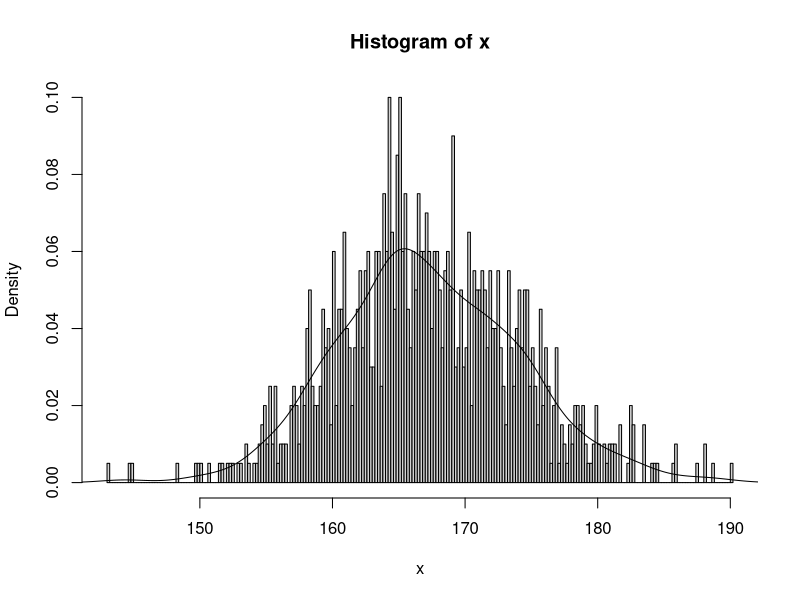
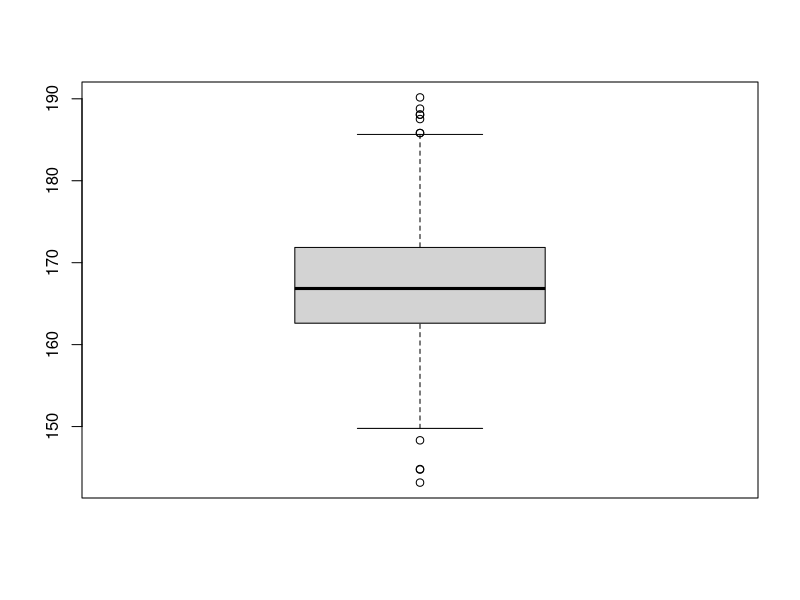
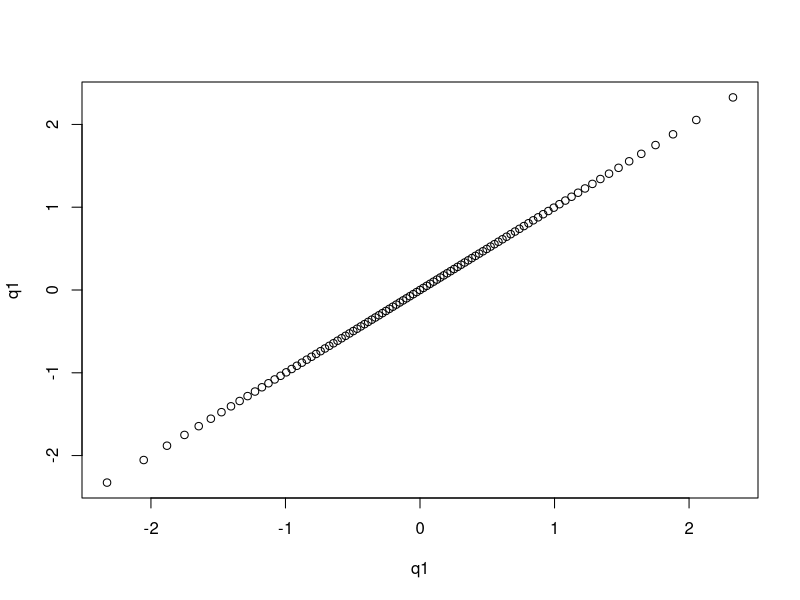
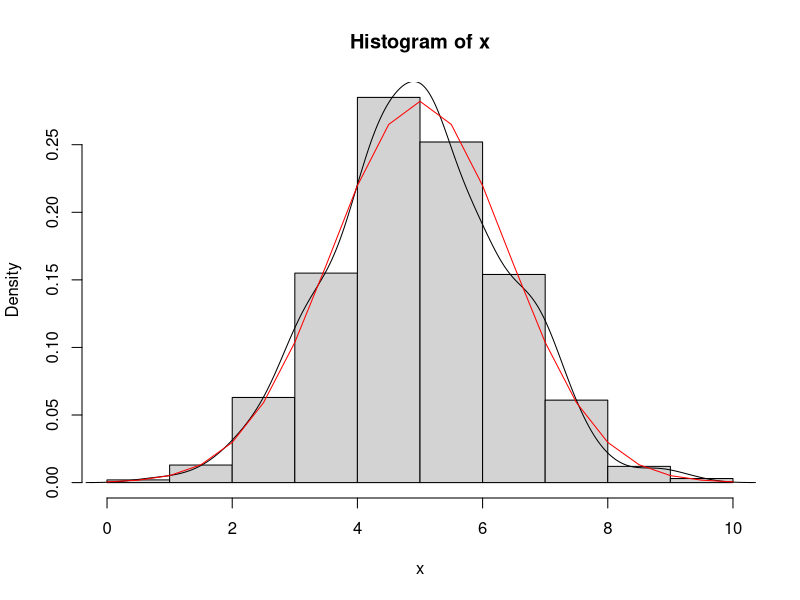
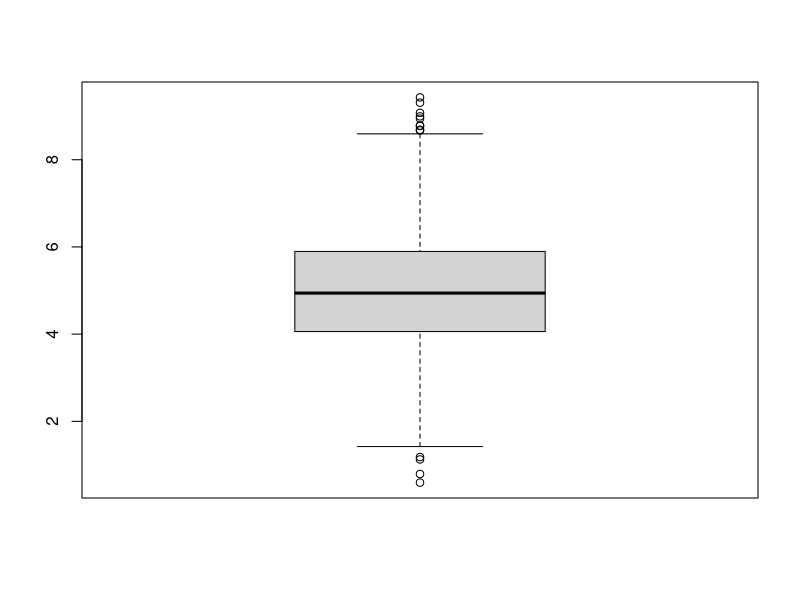
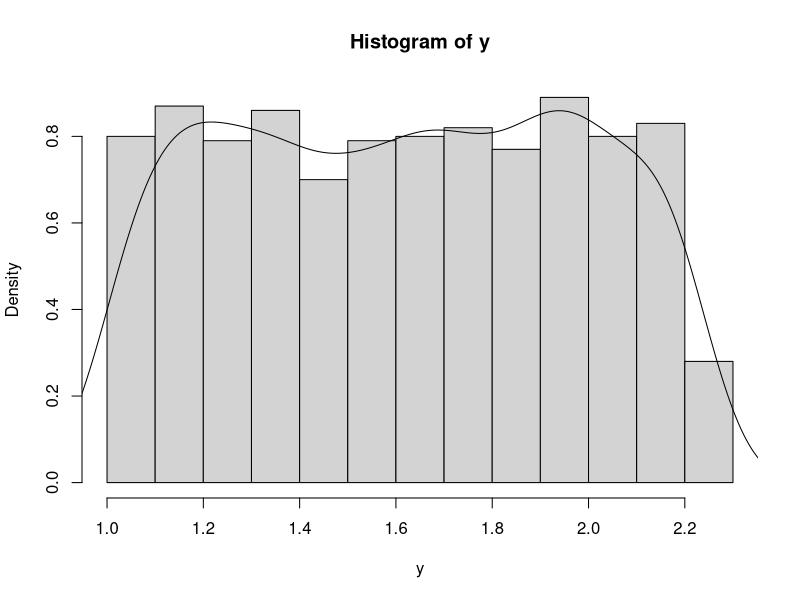
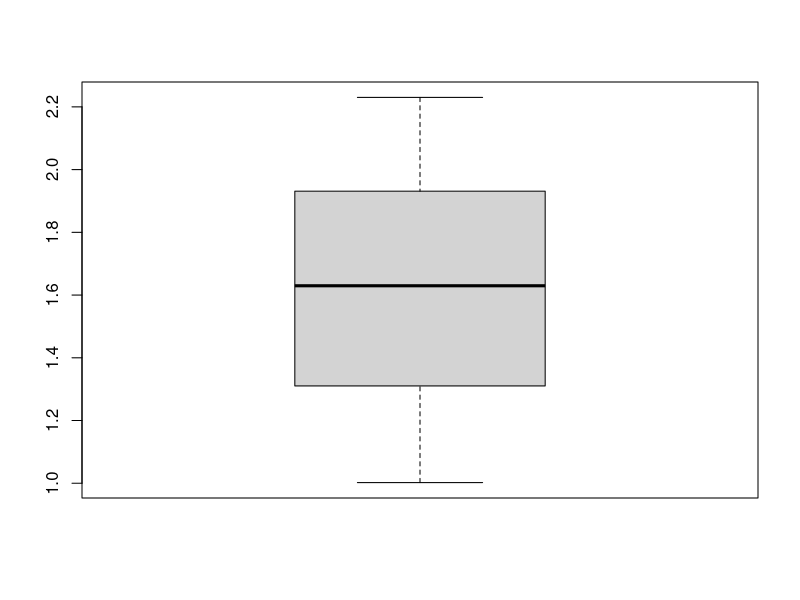
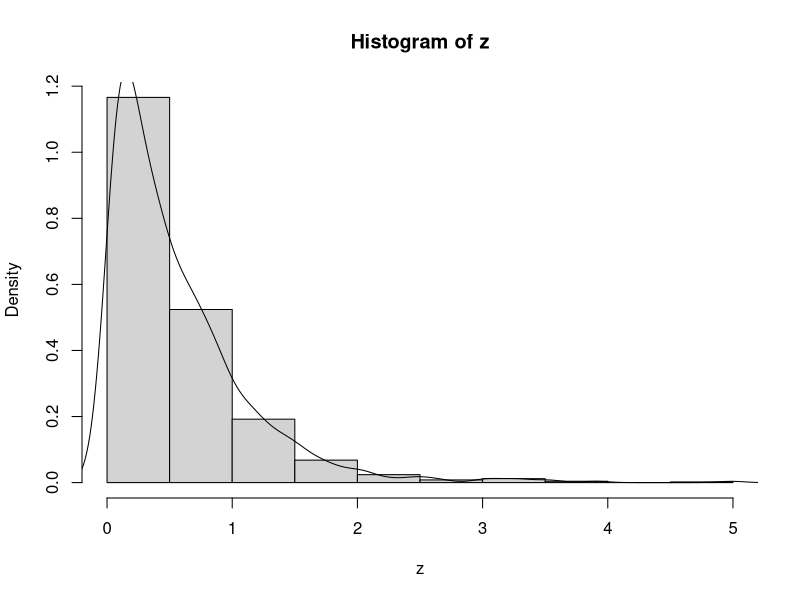

Reproduce these figures in R, in order.
# непрекъснато разпределение
# интервал от време
# Гаусово (нормално) разпределение

# генериране на опити (n), средна стойност (мю)
# стандартно отклонение (разпръснатост на данните)
x = rnorm(1000,167,7)
hist(x,probability=T,breaks=300)
lines(density(x))
boxplot(x)

mean(x>160 & x<171) # емперична вероятност

pnorm(171,165,7) - pnorm(160,165,7) # теоретична вероятност за 160<x<171
pnorm(173,165,7,lower.tail=F) # x>173

y = qnorm(0.73,165,7) # p(x<?) = 0.73

quantile(x,0.73)
quantile(x)

quantile(x,0.50) - quantile(x,0.25) # между медиана (0.50 квантил) и 0.25 квантил

# rexp, dexp, pexp, qexp -> експоненциално разпределение

# стандартизиране -> стандартно нормално разпределение (с център = 0, станд. отклонение = 1)
# нормално разпределение
z = rnorm(1000,0,1)
q2=quantile(z,seq(0,1,by=0.01))
q1=qnorm(seq(0,1,by=0.01)) # теоретични квантили -> разпределение на данните
plot(q1,q1)

# (x-мю)/станд.отклонение ~ N(0,1) (зависимост) пример отгоре 

# разпознаване на нормално разпределение:
# 1) hist
# 2) boxplot
# 3) qqnorm(x), qqline(x) -> пример отгоре
# 4) shapiro.test(x) -> хипотези
# при p.value < 0.05 върната стойност от shapiro.text(x) 
# -> H0 нулева хипотеза не е вярна и я отхвърляме
# -> H1 първа хипотеза е вярна

# H0:x~N(мю,(станд.отклонение)^2)
# H1:x~not~N(мю,(станд.отклонение)^2)

# равномерно разпределение - uniform
# r,d,p,q(unif) 
runif(1000,1,12) # вер. между 1 и 12
punif(1/2) # вероятност между 0 и 1

# task1

# N(mu,sd^2) -> rnorm(n,mu,sd)
# lines(density(x)) -> емп. плътност

# dnorm -> теоретична плътност

# а)
x=rnorm(1000,5,sqrt(2))
hist(x,probability = T)
lines(density(x)) # емперична плътност

s=seq(0,10,by=0.5)
probs=dnorm(s,5,sqrt(2)) # теор. вер. за дадена стойност
lines(s,probs,col="red") # теоретична плътност

boxplot(x)

# б)
y=runif(1000,1,sqrt(5))
hist(y,probability = T)
lines(density(y)) # емперична плътност
boxplot(y)
  
# в)
z=rexp(1000,sqrt(3))
hist(z,probability = T)
lines(density(z)) # емперична плътност
boxplot(z)

# д)
n1 = rnorm(2000,10,1)
n2 = rnorm(2000,1,1)
m = cbind(n1,n2)
idx = sample(c(1,2),prob=c(0.2,0.8),replace=TRUE,size=2000)
n3 = m[1:2000,idx]
hist(n3,probability = T) # бимодално

# task2

# x %>% / hist(.) -> hist(x)

# Exp(lambda) -> x1,x2,...,xn

sum(rexp(1000,3)) # x1,x2,...,xn
x=replicate(2*10^3,sum(rexp(1000,3)))
hist(x,probability = T)
lines(density(x))

# (1/n)*SUM(xi) ~ N(mu,sd^2)

# R markdown -> new file
# knit -> html
# # lorem ipsum ```{r code}

# task3

# hist, boxplot, qqnorm -> за да определим дали данните идват от нормално разпределение
